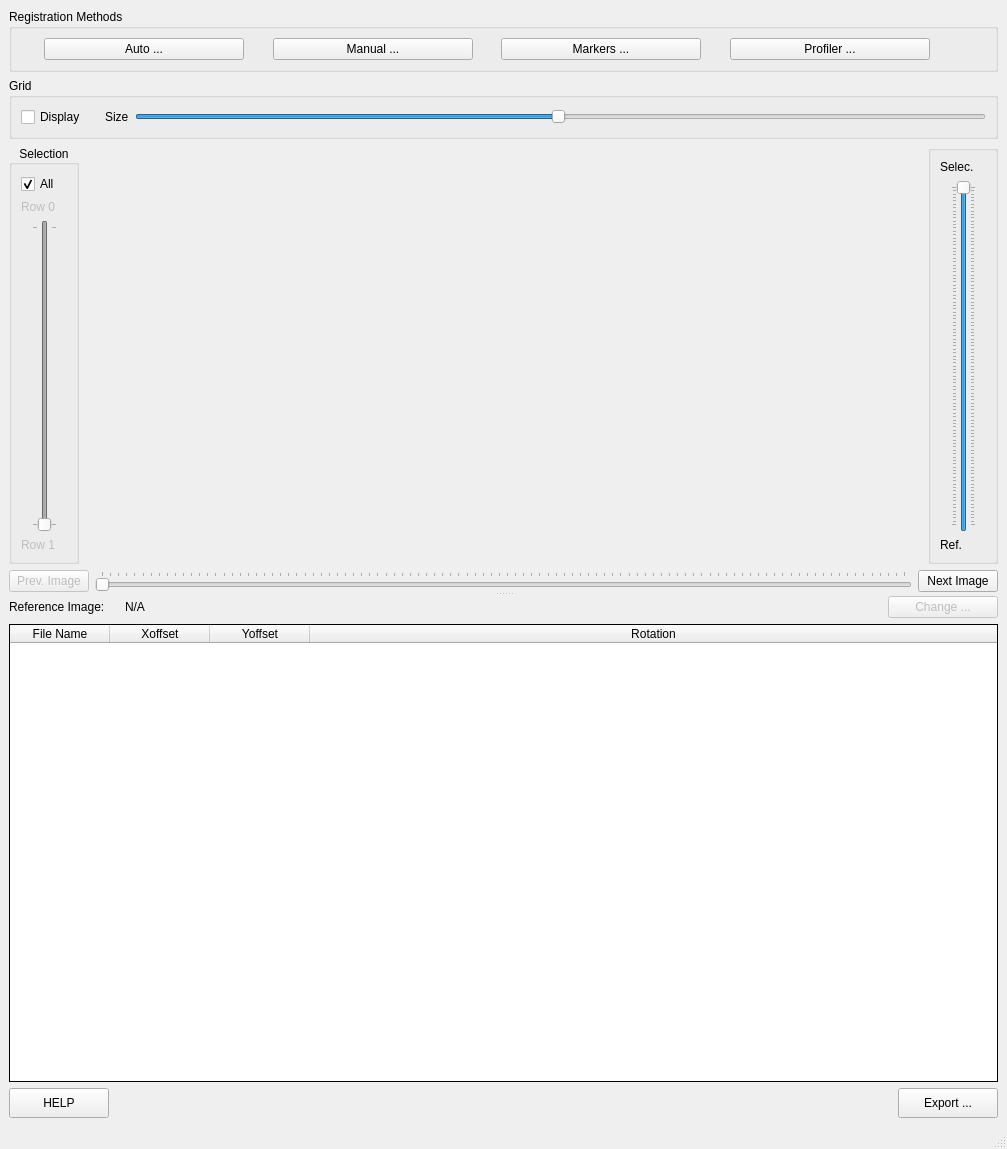
<?xml version="1.0" encoding="UTF-8"?>
<ui version="4.0">
 <class>MainWindow</class>
 <widget class="QMainWindow" name="MainWindow">
  <property name="geometry">
   <rect>
    <x>0</x>
    <y>0</y>
    <width>1007</width>
    <height>1149</height>
   </rect>
  </property>
  <property name="minimumSize">
   <size>
    <width>0</width>
    <height>300</height>
   </size>
  </property>
  <property name="windowTitle">
   <string>Registration Tool</string>
  </property>
  <property name="layoutDirection">
   <enum>Qt::LeftToRight</enum>
  </property>
  <widget class="QWidget" name="centralwidget">
   <layout class="QVBoxLayout" name="verticalLayout_4">
    <item>
     <widget class="QGroupBox" name="groupBox_2">
      <property name="title">
       <string>Registration Methods</string>
      </property>
      <layout class="QHBoxLayout" name="horizontalLayout_5">
       <item>
        <spacer name="horizontalSpacer_2">
         <property name="orientation">
          <enum>Qt::Horizontal</enum>
         </property>
         <property name="sizeHint" stdset="0">
          <size>
           <width>40</width>
           <height>20</height>
          </size>
         </property>
        </spacer>
       </item>
       <item>
        <widget class="QPushButton" name="auto_registration_button">
         <property name="minimumSize">
          <size>
           <width>200</width>
           <height>0</height>
          </size>
         </property>
         <property name="text">
          <string>Auto ...</string>
         </property>
        </widget>
       </item>
       <item>
        <spacer name="horizontalSpacer_4">
         <property name="orientation">
          <enum>Qt::Horizontal</enum>
         </property>
         <property name="sizeHint" stdset="0">
          <size>
           <width>40</width>
           <height>20</height>
          </size>
         </property>
        </spacer>
       </item>
       <item>
        <widget class="QPushButton" name="manual_registration_button">
         <property name="minimumSize">
          <size>
           <width>200</width>
           <height>0</height>
          </size>
         </property>
         <property name="text">
          <string>Manual ...</string>
         </property>
        </widget>
       </item>
       <item>
        <spacer name="horizontalSpacer_3">
         <property name="orientation">
          <enum>Qt::Horizontal</enum>
         </property>
         <property name="sizeHint" stdset="0">
          <size>
           <width>40</width>
           <height>20</height>
          </size>
         </property>
        </spacer>
       </item>
       <item>
        <widget class="QPushButton" name="marker_registration_button">
         <property name="minimumSize">
          <size>
           <width>200</width>
           <height>0</height>
          </size>
         </property>
         <property name="text">
          <string>Markers ...</string>
         </property>
        </widget>
       </item>
       <item>
        <spacer name="horizontalSpacer_6">
         <property name="orientation">
          <enum>Qt::Horizontal</enum>
         </property>
         <property name="sizeHint" stdset="0">
          <size>
           <width>40</width>
           <height>20</height>
          </size>
         </property>
        </spacer>
       </item>
       <item>
        <widget class="QPushButton" name="profiler_registration_button">
         <property name="minimumSize">
          <size>
           <width>200</width>
           <height>0</height>
          </size>
         </property>
         <property name="text">
          <string>Profiler ...</string>
         </property>
        </widget>
       </item>
       <item>
        <spacer name="horizontalSpacer_5">
         <property name="orientation">
          <enum>Qt::Horizontal</enum>
         </property>
         <property name="sizeHint" stdset="0">
          <size>
           <width>73</width>
           <height>20</height>
          </size>
         </property>
        </spacer>
       </item>
      </layout>
     </widget>
    </item>
    <item>
     <widget class="QGroupBox" name="groupBox">
      <property name="title">
       <string>Grid</string>
      </property>
      <layout class="QHBoxLayout" name="horizontalLayout_6">
       <item>
        <widget class="QCheckBox" name="grid_display_checkBox">
         <property name="maximumSize">
          <size>
           <width>70</width>
           <height>16777215</height>
          </size>
         </property>
         <property name="text">
          <string>Display</string>
         </property>
        </widget>
       </item>
       <item>
        <widget class="QLabel" name="label_4">
         <property name="text">
          <string/>
         </property>
        </widget>
       </item>
       <item>
        <widget class="QLabel" name="label_5">
         <property name="maximumSize">
          <size>
           <width>40</width>
           <height>16777215</height>
          </size>
         </property>
         <property name="text">
          <string>Size</string>
         </property>
        </widget>
       </item>
       <item>
        <widget class="QSlider" name="grid_size_slider">
         <property name="sizePolicy">
          <sizepolicy hsizetype="Expanding" vsizetype="Fixed">
           <horstretch>0</horstretch>
           <verstretch>0</verstretch>
          </sizepolicy>
         </property>
         <property name="maximumSize">
          <size>
           <width>16777215</width>
           <height>16777215</height>
          </size>
         </property>
         <property name="minimum">
          <number>1</number>
         </property>
         <property name="maximum">
          <number>200</number>
         </property>
         <property name="value">
          <number>100</number>
         </property>
         <property name="orientation">
          <enum>Qt::Horizontal</enum>
         </property>
        </widget>
       </item>
      </layout>
     </widget>
    </item>
    <item>
     <widget class="QSplitter" name="splitter_2">
      <property name="orientation">
       <enum>Qt::Vertical</enum>
      </property>
      <widget class="QWidget" name="layoutWidget">
       <layout class="QVBoxLayout" name="verticalLayout_2">
        <item>
         <layout class="QHBoxLayout" name="horizontalLayout_2">
          <item>
           <widget class="QGroupBox" name="selection_groupBox">
            <property name="enabled">
             <bool>true</bool>
            </property>
            <property name="minimumSize">
             <size>
              <width>70</width>
              <height>0</height>
             </size>
            </property>
            <property name="maximumSize">
             <size>
              <width>60</width>
              <height>16777215</height>
             </size>
            </property>
            <property name="layoutDirection">
             <enum>Qt::LeftToRight</enum>
            </property>
            <property name="title">
             <string>Selection</string>
            </property>
            <property name="alignment">
             <set>Qt::AlignCenter</set>
            </property>
            <layout class="QVBoxLayout" name="verticalLayout_5">
             <property name="rightMargin">
              <number>19</number>
             </property>
             <item>
              <widget class="QCheckBox" name="selection_all">
               <property name="text">
                <string>All</string>
               </property>
               <property name="checked">
                <bool>true</bool>
               </property>
              </widget>
             </item>
             <item>
              <widget class="QLabel" name="top_row_label">
               <property name="enabled">
                <bool>false</bool>
               </property>
               <property name="minimumSize">
                <size>
                 <width>50</width>
                 <height>0</height>
                </size>
               </property>
               <property name="text">
                <string>Row 0</string>
               </property>
              </widget>
             </item>
             <item>
              <widget class="QSlider" name="opacity_selection_slider">
               <property name="enabled">
                <bool>false</bool>
               </property>
               <property name="cursor">
                <cursorShape>SizeVerCursor</cursorShape>
               </property>
               <property name="accessibleDescription">
                <string extracomment="Working Image Opacity"/>
               </property>
               <property name="layoutDirection">
                <enum>Qt::RightToLeft</enum>
               </property>
               <property name="maximum">
                <number>100</number>
               </property>
               <property name="singleStep">
                <number>1</number>
               </property>
               <property name="pageStep">
                <number>10</number>
               </property>
               <property name="value">
                <number>100</number>
               </property>
               <property name="orientation">
                <enum>Qt::Vertical</enum>
               </property>
               <property name="invertedAppearance">
                <bool>true</bool>
               </property>
               <property name="invertedControls">
                <bool>true</bool>
               </property>
               <property name="tickPosition">
                <enum>QSlider::TicksBothSides</enum>
               </property>
               <property name="tickInterval">
                <number>100</number>
               </property>
              </widget>
             </item>
             <item>
              <widget class="QLabel" name="bottom_row_label">
               <property name="enabled">
                <bool>false</bool>
               </property>
               <property name="minimumSize">
                <size>
                 <width>50</width>
                 <height>0</height>
                </size>
               </property>
               <property name="text">
                <string>Row 1</string>
               </property>
              </widget>
             </item>
            </layout>
           </widget>
          </item>
          <item>
           <widget class="QWidget" name="pyqtgraph_widget" native="true">
            <property name="sizePolicy">
             <sizepolicy hsizetype="Expanding" vsizetype="Expanding">
              <horstretch>0</horstretch>
              <verstretch>0</verstretch>
             </sizepolicy>
            </property>
           </widget>
          </item>
          <item>
           <widget class="QGroupBox" name="selection_reference_opacity_groupBox">
            <property name="minimumSize">
             <size>
              <width>70</width>
              <height>0</height>
             </size>
            </property>
            <property name="maximumSize">
             <size>
              <width>60</width>
              <height>16777215</height>
             </size>
            </property>
            <property name="layoutDirection">
             <enum>Qt::LeftToRight</enum>
            </property>
            <property name="title">
             <string/>
            </property>
            <property name="alignment">
             <set>Qt::AlignCenter</set>
            </property>
            <layout class="QVBoxLayout" name="verticalLayout">
             <property name="rightMargin">
              <number>19</number>
             </property>
             <item>
              <widget class="QLabel" name="label_2">
               <property name="text">
                <string>Selec.</string>
               </property>
              </widget>
             </item>
             <item>
              <widget class="QSlider" name="opacity_slider">
               <property name="cursor">
                <cursorShape>SizeVerCursor</cursorShape>
               </property>
               <property name="accessibleDescription">
                <string extracomment="Working Image Opacity"/>
               </property>
               <property name="layoutDirection">
                <enum>Qt::RightToLeft</enum>
               </property>
               <property name="maximum">
                <number>100</number>
               </property>
               <property name="value">
                <number>100</number>
               </property>
               <property name="orientation">
                <enum>Qt::Vertical</enum>
               </property>
               <property name="invertedAppearance">
                <bool>false</bool>
               </property>
               <property name="invertedControls">
                <bool>false</bool>
               </property>
               <property name="tickPosition">
                <enum>QSlider::TicksBothSides</enum>
               </property>
              </widget>
             </item>
             <item>
              <widget class="QLabel" name="label_3">
               <property name="text">
                <string>Ref.</string>
               </property>
              </widget>
             </item>
            </layout>
           </widget>
          </item>
         </layout>
        </item>
        <item>
         <layout class="QHBoxLayout" name="horizontalLayout_3">
          <item>
           <widget class="QPushButton" name="previous_image_button">
            <property name="enabled">
             <bool>false</bool>
            </property>
            <property name="text">
             <string>Prev. Image</string>
            </property>
           </widget>
          </item>
          <item>
           <widget class="QSlider" name="file_slider">
            <property name="layoutDirection">
             <enum>Qt::LeftToRight</enum>
            </property>
            <property name="orientation">
             <enum>Qt::Horizontal</enum>
            </property>
            <property name="tickPosition">
             <enum>QSlider::TicksAbove</enum>
            </property>
           </widget>
          </item>
          <item>
           <widget class="QPushButton" name="next_image_button">
            <property name="text">
             <string>Next Image</string>
            </property>
           </widget>
          </item>
         </layout>
        </item>
       </layout>
      </widget>
      <widget class="QSplitter" name="splitter">
       <property name="orientation">
        <enum>Qt::Vertical</enum>
       </property>
       <widget class="QWidget" name="layoutWidget">
        <layout class="QVBoxLayout" name="verticalLayout_3">
         <item>
          <layout class="QHBoxLayout" name="horizontalLayout_4">
           <item>
            <widget class="QLabel" name="label">
             <property name="maximumSize">
              <size>
               <width>110</width>
               <height>16777215</height>
              </size>
             </property>
             <property name="text">
              <string>Reference Image:</string>
             </property>
            </widget>
           </item>
           <item>
            <widget class="QLabel" name="reference_image_label">
             <property name="text">
              <string>N/A</string>
             </property>
            </widget>
           </item>
           <item>
            <widget class="QPushButton" name="pushButton_3">
             <property name="enabled">
              <bool>false</bool>
             </property>
             <property name="maximumSize">
              <size>
               <width>110</width>
               <height>16777215</height>
              </size>
             </property>
             <property name="text">
              <string>Change ...</string>
             </property>
            </widget>
           </item>
          </layout>
         </item>
         <item>
          <widget class="QTableWidget" name="tableWidget">
           <property name="sizePolicy">
            <sizepolicy hsizetype="Expanding" vsizetype="Expanding">
             <horstretch>0</horstretch>
             <verstretch>0</verstretch>
            </sizepolicy>
           </property>
           <property name="minimumSize">
            <size>
             <width>0</width>
             <height>0</height>
            </size>
           </property>
           <property name="maximumSize">
            <size>
             <width>16777215</width>
             <height>16777215</height>
            </size>
           </property>
           <property name="baseSize">
            <size>
             <width>0</width>
             <height>0</height>
            </size>
           </property>
           <property name="contextMenuPolicy">
            <enum>Qt::CustomContextMenu</enum>
           </property>
           <property name="frameShape">
            <enum>QFrame::Box</enum>
           </property>
           <property name="frameShadow">
            <enum>QFrame::Plain</enum>
           </property>
           <property name="defaultDropAction">
            <enum>Qt::IgnoreAction</enum>
           </property>
           <property name="alternatingRowColors">
            <bool>true</bool>
           </property>
           <property name="selectionMode">
            <enum>QAbstractItemView::ContiguousSelection</enum>
           </property>
           <property name="selectionBehavior">
            <enum>QAbstractItemView::SelectRows</enum>
           </property>
           <property name="gridStyle">
            <enum>Qt::SolidLine</enum>
           </property>
           <attribute name="horizontalHeaderStretchLastSection">
            <bool>true</bool>
           </attribute>
           <column>
            <property name="text">
             <string>File Name</string>
            </property>
           </column>
           <column>
            <property name="text">
             <string>Xoffset</string>
            </property>
           </column>
           <column>
            <property name="text">
             <string>Yoffset</string>
            </property>
           </column>
           <column>
            <property name="text">
             <string>Rotation</string>
            </property>
           </column>
          </widget>
         </item>
         <item>
          <layout class="QHBoxLayout" name="horizontalLayout">
           <item>
            <widget class="QPushButton" name="help_button">
             <property name="minimumSize">
              <size>
               <width>100</width>
               <height>30</height>
              </size>
             </property>
             <property name="maximumSize">
              <size>
               <width>100</width>
               <height>30</height>
              </size>
             </property>
             <property name="text">
              <string>HELP</string>
             </property>
            </widget>
           </item>
           <item>
            <spacer name="horizontalSpacer">
             <property name="orientation">
              <enum>Qt::Horizontal</enum>
             </property>
             <property name="sizeHint" stdset="0">
              <size>
               <width>408</width>
               <height>20</height>
              </size>
             </property>
            </spacer>
           </item>
           <item>
            <widget class="QPushButton" name="export_button">
             <property name="minimumSize">
              <size>
               <width>100</width>
               <height>30</height>
              </size>
             </property>
             <property name="maximumSize">
              <size>
               <width>100</width>
               <height>30</height>
              </size>
             </property>
             <property name="text">
              <string>Export ...</string>
             </property>
            </widget>
           </item>
          </layout>
         </item>
        </layout>
       </widget>
      </widget>
     </widget>
    </item>
   </layout>
  </widget>
  <widget class="QMenuBar" name="menubar">
   <property name="geometry">
    <rect>
     <x>0</x>
     <y>0</y>
     <width>1007</width>
     <height>24</height>
    </rect>
   </property>
  </widget>
  <widget class="QStatusBar" name="statusbar"/>
  <action name="actionExport_Profile">
   <property name="text">
    <string>Profiles ...</string>
   </property>
  </action>
  <action name="actionWater_Intake">
   <property name="text">
    <string>Water Intake ...</string>
   </property>
  </action>
  <action name="actionImportedFilesMetadata">
   <property name="text">
    <string>Imported Files and Metadata ...</string>
   </property>
  </action>
  <action name="actionBy_Time_Stamp">
   <property name="text">
    <string>by Time Stamp</string>
   </property>
  </action>
  <action name="actionBy_File_Name">
   <property name="text">
    <string>by File Name</string>
   </property>
  </action>
  <action name="actionDsc_files">
   <property name="text">
    <string>dsc files ...</string>
   </property>
  </action>
  <action name="actionDsc">
   <property name="text">
    <string>dsc ...</string>
   </property>
  </action>
  <action name="actionWater_Intake_2">
   <property name="text">
    <string>Water Intake ...</string>
   </property>
  </action>
  <action name="actionProfiles">
   <property name="text">
    <string>Profiles ...</string>
   </property>
  </action>
 </widget>
 <resources/>
 <connections>
  <connection>
   <sender>export_button</sender>
   <signal>clicked()</signal>
   <receiver>MainWindow</receiver>
   <slot>export_button_clicked()</slot>
   <hints>
    <hint type="sourcelabel">
     <x>993</x>
     <y>1113</y>
    </hint>
    <hint type="destinationlabel">
     <x>685</x>
     <y>625</y>
    </hint>
   </hints>
  </connection>
  <connection>
   <sender>help_button</sender>
   <signal>clicked()</signal>
   <receiver>MainWindow</receiver>
   <slot>help_button_clicked()</slot>
   <hints>
    <hint type="sourcelabel">
     <x>112</x>
     <y>1113</y>
    </hint>
    <hint type="destinationlabel">
     <x>399</x>
     <y>419</y>
    </hint>
   </hints>
  </connection>
  <connection>
   <sender>file_slider</sender>
   <signal>sliderMoved(int)</signal>
   <receiver>MainWindow</receiver>
   <slot>slider_file_changed()</slot>
   <hints>
    <hint type="sourcelabel">
     <x>874</x>
     <y>618</y>
    </hint>
    <hint type="destinationlabel">
     <x>8</x>
     <y>483</y>
    </hint>
   </hints>
  </connection>
  <connection>
   <sender>file_slider</sender>
   <signal>valueChanged(int)</signal>
   <receiver>MainWindow</receiver>
   <slot>slider_file_changed()</slot>
   <hints>
    <hint type="sourcelabel">
     <x>874</x>
     <y>618</y>
    </hint>
    <hint type="destinationlabel">
     <x>5</x>
     <y>566</y>
    </hint>
   </hints>
  </connection>
  <connection>
   <sender>tableWidget</sender>
   <signal>itemSelectionChanged()</signal>
   <receiver>MainWindow</receiver>
   <slot>table_row_clicked()</slot>
   <hints>
    <hint type="sourcelabel">
     <x>503</x>
     <y>789</y>
    </hint>
    <hint type="destinationlabel">
     <x>503</x>
     <y>574</y>
    </hint>
   </hints>
  </connection>
  <connection>
   <sender>opacity_slider</sender>
   <signal>valueChanged(int)</signal>
   <receiver>MainWindow</receiver>
   <slot>opacity_changed()</slot>
   <hints>
    <hint type="sourcelabel">
     <x>970</x>
     <y>391</y>
    </hint>
    <hint type="destinationlabel">
     <x>917</x>
     <y>-4</y>
    </hint>
   </hints>
  </connection>
  <connection>
   <sender>previous_image_button</sender>
   <signal>clicked()</signal>
   <receiver>MainWindow</receiver>
   <slot>previous_image_button_clicked()</slot>
   <hints>
    <hint type="sourcelabel">
     <x>94</x>
     <y>597</y>
    </hint>
    <hint type="destinationlabel">
     <x>8</x>
     <y>377</y>
    </hint>
   </hints>
  </connection>
  <connection>
   <sender>next_image_button</sender>
   <signal>clicked()</signal>
   <receiver>MainWindow</receiver>
   <slot>next_image_button_clicked()</slot>
   <hints>
    <hint type="sourcelabel">
     <x>993</x>
     <y>597</y>
    </hint>
    <hint type="destinationlabel">
     <x>1000</x>
     <y>418</y>
    </hint>
   </hints>
  </connection>
  <connection>
   <sender>selection_all</sender>
   <signal>clicked()</signal>
   <receiver>MainWindow</receiver>
   <slot>selection_all_clicked()</slot>
   <hints>
    <hint type="sourcelabel">
     <x>70</x>
     <y>219</y>
    </hint>
    <hint type="destinationlabel">
     <x>6</x>
     <y>95</y>
    </hint>
   </hints>
  </connection>
  <connection>
   <sender>opacity_selection_slider</sender>
   <signal>sliderPressed()</signal>
   <receiver>MainWindow</receiver>
   <slot>selection_slider_changed()</slot>
   <hints>
    <hint type="sourcelabel">
     <x>61</x>
     <y>406</y>
    </hint>
    <hint type="destinationlabel">
     <x>6</x>
     <y>209</y>
    </hint>
   </hints>
  </connection>
  <connection>
   <sender>opacity_selection_slider</sender>
   <signal>sliderMoved(int)</signal>
   <receiver>MainWindow</receiver>
   <slot>selection_slider_moved()</slot>
   <hints>
    <hint type="sourcelabel">
     <x>44</x>
     <y>273</y>
    </hint>
    <hint type="destinationlabel">
     <x>9</x>
     <y>278</y>
    </hint>
   </hints>
  </connection>
  <connection>
   <sender>manual_registration_button</sender>
   <signal>clicked()</signal>
   <receiver>MainWindow</receiver>
   <slot>manual_registration_button_clicked()</slot>
   <hints>
    <hint type="sourcelabel">
     <x>472</x>
     <y>80</y>
    </hint>
    <hint type="destinationlabel">
     <x>362</x>
     <y>25</y>
    </hint>
   </hints>
  </connection>
  <connection>
   <sender>tableWidget</sender>
   <signal>cellChanged(int,int)</signal>
   <receiver>MainWindow</receiver>
   <slot>table_cell_modified()</slot>
   <hints>
    <hint type="sourcelabel">
     <x>624</x>
     <y>760</y>
    </hint>
    <hint type="destinationlabel">
     <x>692</x>
     <y>1120</y>
    </hint>
   </hints>
  </connection>
  <connection>
   <sender>auto_registration_button</sender>
   <signal>clicked()</signal>
   <receiver>MainWindow</receiver>
   <slot>auto_registration_button_clicked()</slot>
   <hints>
    <hint type="sourcelabel">
     <x>245</x>
     <y>80</y>
    </hint>
    <hint type="destinationlabel">
     <x>458</x>
     <y>63</y>
    </hint>
   </hints>
  </connection>
  <connection>
   <sender>grid_display_checkBox</sender>
   <signal>clicked()</signal>
   <receiver>MainWindow</receiver>
   <slot>grid_display_checkBox_clicked()</slot>
   <hints>
    <hint type="sourcelabel">
     <x>92</x>
     <y>139</y>
    </hint>
    <hint type="destinationlabel">
     <x>81</x>
     <y>54</y>
    </hint>
   </hints>
  </connection>
  <connection>
   <sender>grid_size_slider</sender>
   <signal>sliderMoved(int)</signal>
   <receiver>MainWindow</receiver>
   <slot>grid_size_slider_moved()</slot>
   <hints>
    <hint type="sourcelabel">
     <x>715</x>
     <y>141</y>
    </hint>
    <hint type="destinationlabel">
     <x>436</x>
     <y>36</y>
    </hint>
   </hints>
  </connection>
  <connection>
   <sender>grid_size_slider</sender>
   <signal>sliderPressed()</signal>
   <receiver>MainWindow</receiver>
   <slot>grid_size_slider_pressed()</slot>
   <hints>
    <hint type="sourcelabel">
     <x>983</x>
     <y>141</y>
    </hint>
    <hint type="destinationlabel">
     <x>871</x>
     <y>47</y>
    </hint>
   </hints>
  </connection>
  <connection>
   <sender>marker_registration_button</sender>
   <signal>clicked()</signal>
   <receiver>MainWindow</receiver>
   <slot>markers_registration_button_clicked()</slot>
   <hints>
    <hint type="sourcelabel">
     <x>700</x>
     <y>80</y>
    </hint>
    <hint type="destinationlabel">
     <x>697</x>
     <y>-10</y>
    </hint>
   </hints>
  </connection>
  <connection>
   <sender>profiler_registration_button</sender>
   <signal>clicked()</signal>
   <receiver>MainWindow</receiver>
   <slot>profiler_registration_button_clicked()</slot>
   <hints>
    <hint type="sourcelabel">
     <x>775</x>
     <y>63</y>
    </hint>
    <hint type="destinationlabel">
     <x>1001</x>
     <y>534</y>
    </hint>
   </hints>
  </connection>
  <connection>
   <sender>tableWidget</sender>
   <signal>customContextMenuRequested(QPoint)</signal>
   <receiver>MainWindow</receiver>
   <slot>table_right_click()</slot>
   <hints>
    <hint type="sourcelabel">
     <x>753</x>
     <y>813</y>
    </hint>
    <hint type="destinationlabel">
     <x>1003</x>
     <y>854</y>
    </hint>
   </hints>
  </connection>
 </connections>
 <slots>
  <slot>help_button_clicked()</slot>
  <slot>slider_file_changed()</slot>
  <slot>table_row_clicked()</slot>
  <slot>item_activated()</slot>
  <slot>opacity_changed()</slot>
  <slot>previous_image_button_clicked()</slot>
  <slot>next_image_button_clicked()</slot>
  <slot>selection_all_clicked()</slot>
  <slot>selection_slider_changed()</slot>
  <slot>selection_slider_moved()</slot>
  <slot>manual_registration_button_clicked()</slot>
  <slot>export_button_clicked()</slot>
  <slot>table_cell_modified()</slot>
  <slot>auto_registration_button_clicked()</slot>
  <slot>grid_display_checkBox_clicked()</slot>
  <slot>grid_size_slider_moved()</slot>
  <slot>grid_size_slider_pressed()</slot>
  <slot>markers_registration_button_clicked()</slot>
  <slot>profiler_registration_button_clicked()</slot>
  <slot>table_right_click()</slot>
 </slots>
</ui>
